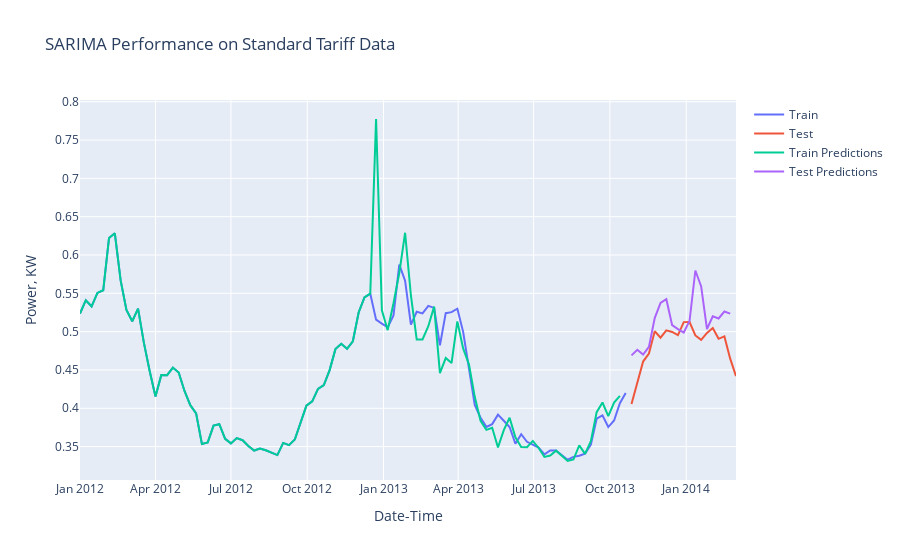

Source (notebook cell):
### Code cell
fig = go.Figure()
fig.add_trace(go.Line(x=Std_train.index, y=Std_train, mode='lines', name="Train"))
fig.add_trace(go.Line(x=Std_test.index, y=Std_test, mode='lines', name="Test"))
fig.add_trace(go.Line(x=Std_train.index, y=Std_pred_train, mode='lines', name="Train Predictions"))
fig.add_trace(go.Line(x=Std_test.index, y=Std_pred_test, mode='lines', name="Test Predictions"))
fig.update_xaxes(title_text = 'Date-Time')
fig.update_yaxes(title_text = 'Power, KW')
fig.update_layout(title = 'SARIMA Performance on Standard Tariff Data')
fig.show()
